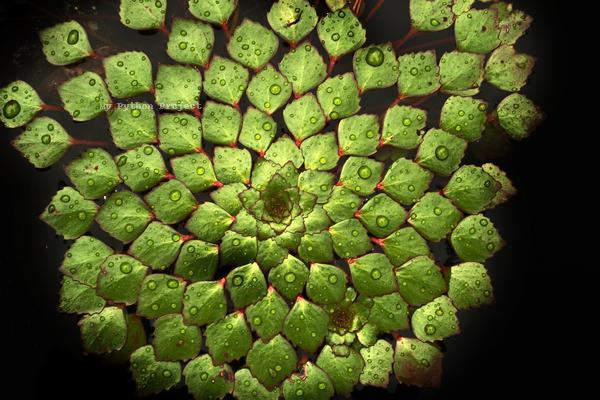
#> input picture walter.jpg, 600 x 400 px, found by its file name
$ python draw_shapes.py
#> lines starting #> are read from the running program, lines starting #| are printed output that depends on the picture
import cv2
image = cv2.imread('walter.jpg',1)
#> image is the input picture: shape (400, 600, 3); mean B, G, R 34.8, 86.5, 77.5
cv2.line(image,(0,0),(400,400),(255,0,0),5)
cv2.rectangle(image,(100,200),(400,400),(0,255,0),10)
cv2.circle(image,(200,200),100,(0,0,255),-8)
font = cv2.FONT_HERSHEY_COMPLEX
cv2.putText(image,'Hello rakesh',(150,250),font,2,(255,255,0),cv2.LINE_8)
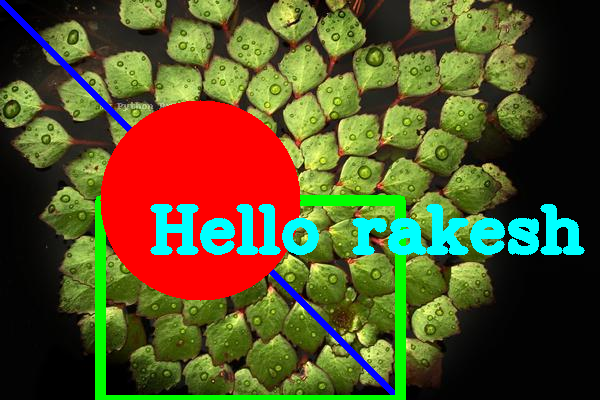
#> image: shape (400, 600, 3); mean B, G, R 39.9, 81.9, 86.2
cv2.imshow('image',image)
cv2.waitKey(0)
cv2.destroyAllWindows()

$ run again, with 4363.jpg copied over walter.jpg
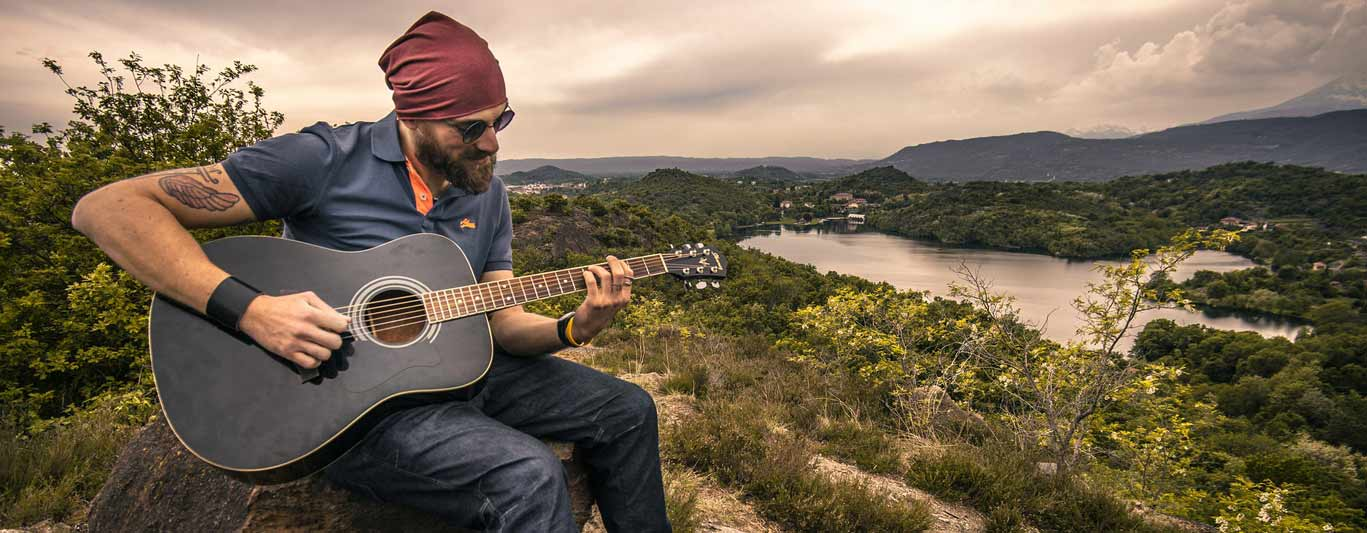
#> input picture 4363.jpg, 1367 x 533 px, found by its file name
#> image is the input picture: shape (533, 1367, 3); mean B, G, R 84, 104.6, 119
#> `cv2.putText(image,'Hello rakesh',(150,250),font,2,(255,255,0),cv2.LINE..`:
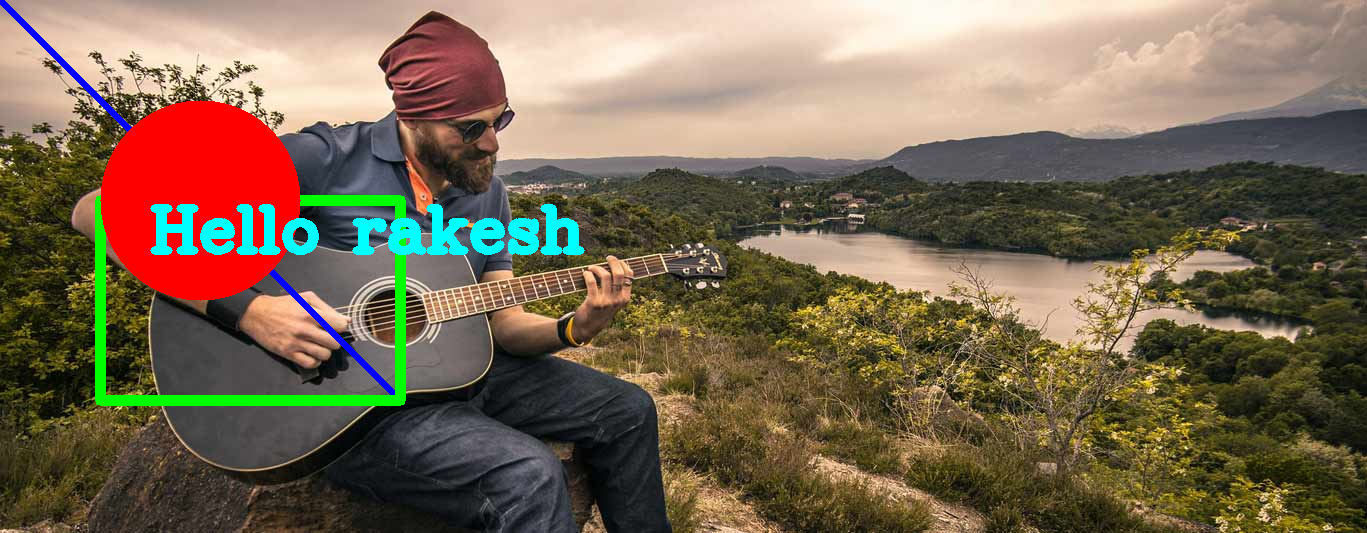
#> image: shape (533, 1367, 3); mean B, G, R 83.8, 105.4, 121.4
